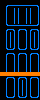

The image is a tile-based game level rendered from a .tmx file. Its description and complete source (layers, tilesets, objects, tile grids) follow:
An orthogonal 10x25 tile map with 4x4 px tiles, 1 tile layer (Capa de Patrones 1).

<map version="1.0" tiledversion="1.0.2" orientation="orthogonal" renderorder="right-down" width="10" height="25" tilewidth="4" tileheight="4" nextobjectid="1">
 <tileset firstgid="1" source="tilesetFactory.tsx" />
 <layer name="Capa de Patrones 1" width="10" height="25">
  <data encoding="csv">
13,13,13,13,13,13,13,13,13,13,
13,1,6,6,6,6,6,6,6,2,
13,5,13,5,5,13,5,5,13,5,
13,5,13,5,5,13,5,5,13,5,
13,5,13,5,5,13,5,5,13,5,
13,5,13,5,5,13,5,5,13,5,
13,9,6,6,6,6,6,6,6,10,
13,1,6,2,1,6,2,1,6,2,
13,5,5,5,5,13,5,5,5,5,
13,5,5,5,5,13,5,5,5,5,
13,5,5,5,5,13,5,5,5,5,
13,5,5,5,5,13,5,5,5,5,
13,9,6,10,9,6,10,9,6,10,
13,1,6,2,1,6,2,1,6,2,
13,5,13,5,5,13,5,5,13,5,
13,5,13,5,5,13,5,5,13,5,
13,5,13,5,5,13,5,5,13,5,
13,5,13,5,5,13,5,5,13,5,
14,14,14,14,14,14,14,14,14,14,
13,1,6,2,1,6,2,1,6,2,
13,5,13,5,5,5,5,5,13,5,
13,5,13,5,5,5,5,5,13,5,
13,5,13,5,5,5,5,5,13,5,
13,5,13,5,5,5,5,5,13,5,
13,9,6,10,9,6,10,9,6,10
</data>
 </layer>
</map>
